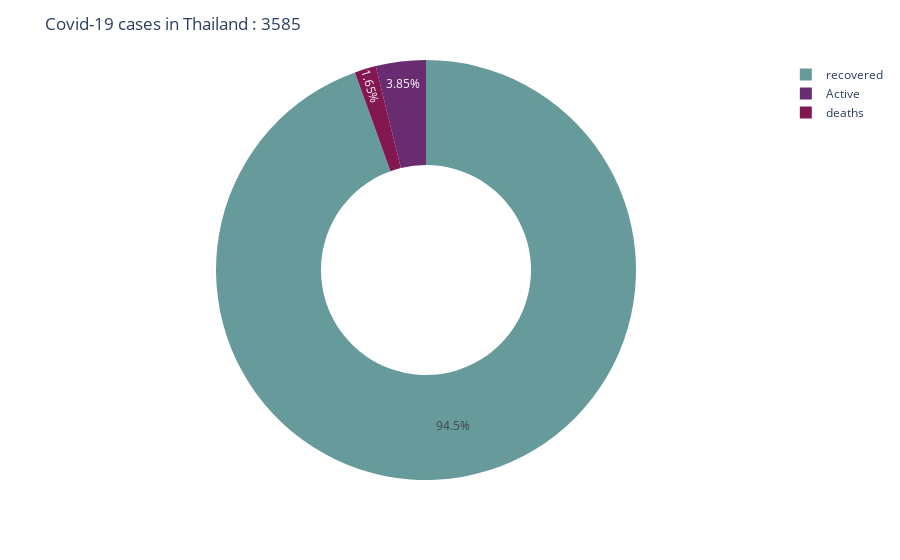

This figure's notebook cell:
### Code cell
#Pie chart แสดงจำนวนผู้เสียชีวิต , ผู้ติดเชื้อ , recovered ในประเทศไทย
labels = ["Active ","recovered","deaths"]
values = Data_TH2.loc[0, ["Active","recovered","deaths"]]
df = px.data.tips()
fig = px.pie(Data_TH2, values=values, names=labels, color_discrete_sequence=['#679b9b','#6a2c70','#821752'], hole=0.5)
fig.update_layout(
    title='Covid-19 cases in Thailand : '+str(Data_TH2["confirmed"][0]),
)
fig.show()

### Figure 1 — Plotly figure (JSON) as saved in the notebook; plotly's stock layout.template omitted (floating-point values rounded to 4 significant figures)
{"data": [{"domain": {"x": [0, 1], "y": [0, 1]}, "hole": 0.5, "hovertemplate": "label=%{label}<br>value=%{value}<extra></extra>", "labels": ["Active ", "recovered", "deaths"], "legendgroup": "", "name": "", "showlegend": true, "type": "pie", "values": [138, 3388, 59]}], "layout": {"legend": {"tracegroupgap": 0}, "margin": {"t": 60}, "piecolorway": ["#679b9b", "#6a2c70", "#821752"], "title": {"text": "Covid-19 cases in Thailand : 3585"}}}
